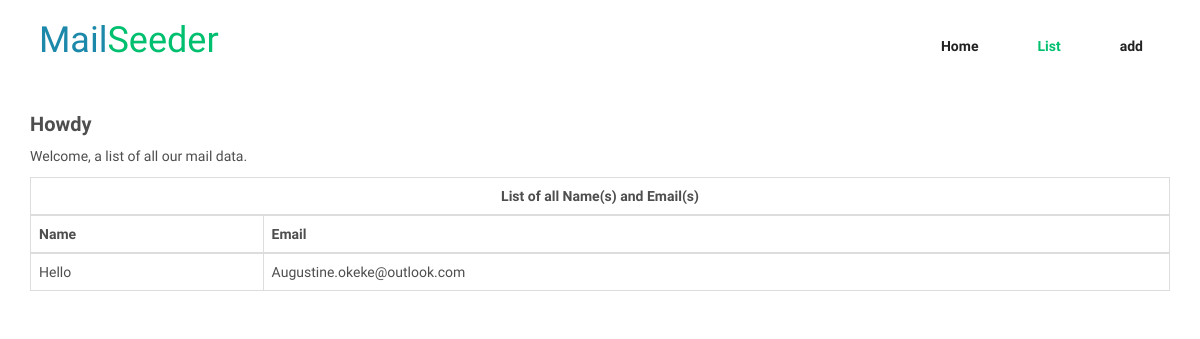
The page /list/ on the database as committed earlier.
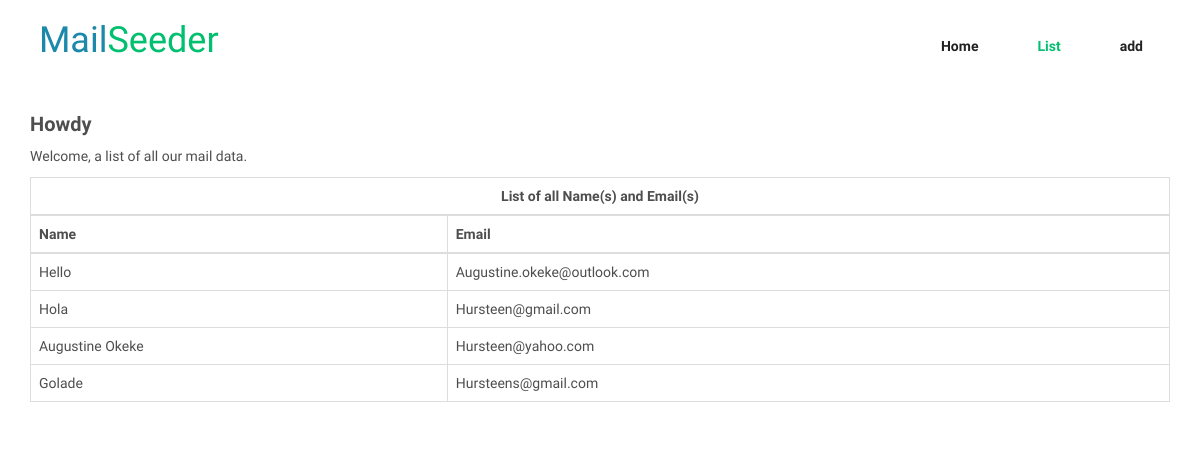
The same page on the database as committed later.
### mail/models.py (models this page shows, shortened)
class MailList(models.Model):
    name = models.CharField(max_length=100)
    email = models.EmailField(unique=True)
    created_at = models.DateTimeField(default=datetime.now, blank=True, null=True)
    updated_at = models.DateTimeField(default=datetime.now, blank=True, null=True)

### mail/views.py (the view)
# urls.py: path('list/', MailListView.as_view(), name='mail_list'),
class MailListView(ListView):
    model = MailList
    template_name = 'mail/list.html'
    context_object_name = 'mail_list'
    paginate_by = 5
    def get_context_data(self, **kwargs):
        context = super().get_context_data(**kwargs)
        context['page_request_var'] = "page"
        return context

### mail/templates/mail/list.html (shortened to what this page needs)
{% extends 'base.html' %}
{% block content %}
{% load static %}
<div class="container">
  <h2>Howdy</h2>
  <p>Welcome, a list of all our mail data.</p>
  <table class="table table-bordered">
    <thead>
        <tr class="table-active">
            <td colspan="3" class="text-center"><strong>List of all Name(s) and Email(s)</strong></td>
        </tr>
        <tr>
            <th>Name</th>
            <th>Email</th>
        </tr>
    </thead>
    <tbody>
    {% for list in mail_list %}
        <tr>
            <td>{{list.name|title}}</td>
            <td>{{list.email|capfirst}}</td>
        </tr>
        {% empty %}
            <tr class="table-active">
                <td colspan="5" class="text-center"><strong>No recent entries.</strong></td>
            </tr>
    {% endfor %}
    </tbody>
  </table>
</div>
{% endblock %}

### django_based_application/templates/base.html (shortened to what this page needs)
{% load static %}
<!DOCTYPE html>
<html lang="en">
<head>
    <link href="{% static 'assets/css/bootstrap.min.css' %}" rel="stylesheet">
    <link rel="stylesheet" href="https://use.fontawesome.com/releases/v5.6.3/css/all.css">
    <link href="{% static 'assets/css/animate.min.css' %}" rel="stylesheet">
    <link href="{% static 'assets/css/owl.carousel.min.css' %}" rel="stylesheet">
    <link href="{% static 'assets/css/icomoon.css' %}" rel="stylesheet">
    <link href="{% static 'assets/css/main.css' %}" rel="stylesheet">
    <link href="{% static 'assets/css/style.css' %}" rel="stylesheet">
    <link href="{% static 'assets/css/responsive.css' %}" rel="stylesheet">
    <link href="{% static 'assets/css/datepicker.min.css' %}" rel="stylesheet">
</head>
<body class="homepage">
    <header id="header">
        <nav class="navbar navbar-inverse" role="banner">
            <div class="container">
                <div class="navbar-header">
                    <a class="navbar-brand" href="{% url 'home' %}">&nbsp;<span style="color: #1c89aa;">Mail</span><span style="color: #00bf6f;">Seeder</span></a>
                </div>
                <div class="collapse navbar-collapse navbar-right">
                    <ul class="nav navbar-nav">
                        <li class="{% if request.path == '/' %}active{% endif %}"><a href="{% url 'home' %}">Home</a></li>
                        <li class="{% if request.path == '/list/' %}active{% endif %}"><a href="{% url 'mail_list' %}">List</a></li>
                        <li class="{% if request.path == '/add/' %}active{% endif %}"><a href="{% url 'add' %}">add</a></li>
                    </ul>
                </div>
            </div>
        </nav>
    </header>
{% block content %}
{% endblock %}
    </body>
    </html>

### django_based_application/static/assets/css/main.css (style rules this page uses)
body { background: #fff; font-family: 'Open Sans', sans-serif; color: #4e4e4e; line-height: 22px; }
h1, h2, h3, h4, h5, h6 { font-weight: 600; font-family: 'Open Sans', sans-serif; color: #4e4e4e; }
h2 { font-size: 20px; }
a { color: #00bf6f; -webkit-transition: color 300ms, background-color 300ms; transition: color 300ms, background-color 300ms; }
.navbar>.container .navbar-brand { margin-left: 0; }
.navbar-brand { padding: 0; margin: 0; }
.navbar { border-radius: 0; margin-bottom: 0; background: #fff; padding: 15px 0; padding-bottom: 0; }
.navbar-nav { margin-top: 12px; }
.navbar-nav>li { margin-left: 35px; padding-bottom: 28px; }
.navbar-inverse .navbar-nav>li>a { padding: 5px 12px; margin: 0; border-radius: 0px; color: #222; line-height: 24px; display: inline-block; font-weight: 600; border-bottom: 2px solid #fff; border-top: 2px solid #fff; }
.navbar-inverse { border: none; }
.navbar-inverse .navbar-brand { font-size: 36px; line-height: 50px; color: #fff; }
.navbar-inverse .navbar-nav>.active>a, .navbar-inverse .navbar-nav>.active>a:hover, .navbar-inverse .navbar-nav>.active>a:focus, .navbar-inverse .navbar-nav>.active>a:active, .navbar-inverse .navbar-nav>.open>a, .navbar-inverse .navbar-nav>.open>a:hover, .navbar-inverse .navbar-nav>.open>a:active, .navbar-inverse .navbar-nav>.open>a:focus { background-color: #fff; color: #00bf6f; }
.navbar-inverse .navbar-collapse, .navbar-inverse .navbar-form { border-top: 0; padding-bottom: 0; }

Rows that differ between the two databases and show on the page:
added MailList: name "Hola", email "Hursteen@gmail.com"
added MailList: name "Augustine Okeke", email "Hursteen@yahoo.com"
added MailList: name "Golade", email "Hursteens@gmail.com"
